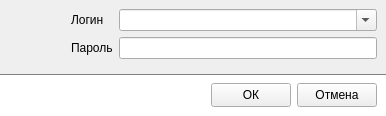
<?xml version="1.0" encoding="UTF-8"?>
<ui version="4.0">
 <class>MLoginDialog</class>
 <widget class="QDialog" name="MLoginDialog">
  <property name="geometry">
   <rect>
    <x>0</x>
    <y>0</y>
    <width>386</width>
    <height>112</height>
   </rect>
  </property>
  <property name="windowTitle">
   <string>Dialog</string>
  </property>
  <property name="sizeGripEnabled">
   <bool>false</bool>
  </property>
  <property name="modal">
   <bool>true</bool>
  </property>
  <layout class="QVBoxLayout" name="verticalLayout">
   <property name="margin">
    <number>0</number>
   </property>
   <item>
    <widget class="QWidget" name="widget_2" native="true">
     <layout class="QGridLayout" name="gridLayout">
      <item row="1" column="3">
       <widget class="QLineEdit" name="lineEdit">
        <property name="echoMode">
         <enum>QLineEdit::Password</enum>
        </property>
       </widget>
      </item>
      <item row="0" column="2">
       <widget class="QLabel" name="label">
        <property name="text">
         <string>Логин</string>
        </property>
       </widget>
      </item>
      <item row="0" column="0" rowspan="2">
       <widget class="QLabel" name="label_3">
        <property name="minimumSize">
         <size>
          <width>46</width>
          <height>46</height>
         </size>
        </property>
        <property name="maximumSize">
         <size>
          <width>46</width>
          <height>46</height>
         </size>
        </property>
        <property name="text">
         <string/>
        </property>
        <property name="pixmap">
         <pixmap resource="MLoginDialog_Icons.qrc">:/MLoginDialog_Icons/login.png</pixmap>
        </property>
        <property name="scaledContents">
         <bool>true</bool>
        </property>
       </widget>
      </item>
      <item row="1" column="2">
       <widget class="QLabel" name="label_2">
        <property name="text">
         <string>Пароль</string>
        </property>
       </widget>
      </item>
      <item row="0" column="3">
       <widget class="QComboBox" name="comboBox">
        <property name="editable">
         <bool>true</bool>
        </property>
       </widget>
      </item>
      <item row="0" column="1">
       <spacer name="horizontalSpacer_2">
        <property name="orientation">
         <enum>Qt::Horizontal</enum>
        </property>
        <property name="sizeType">
         <enum>QSizePolicy::Fixed</enum>
        </property>
        <property name="sizeHint" stdset="0">
         <size>
          <width>10</width>
          <height>20</height>
         </size>
        </property>
       </spacer>
      </item>
     </layout>
    </widget>
   </item>
   <item>
    <widget class="QWidget" name="wgt_Buttons" native="true">
     <property name="sizePolicy">
      <sizepolicy hsizetype="Preferred" vsizetype="Fixed">
       <horstretch>0</horstretch>
       <verstretch>0</verstretch>
      </sizepolicy>
     </property>
     <property name="styleSheet">
      <string notr="true">#wgt_Buttons
{
	background: white;
	border-top: 1px solid gray;
}</string>
     </property>
     <layout class="QHBoxLayout" name="horizontalLayout">
      <item>
       <spacer name="horizontalSpacer">
        <property name="orientation">
         <enum>Qt::Horizontal</enum>
        </property>
        <property name="sizeHint" stdset="0">
         <size>
          <width>193</width>
          <height>20</height>
         </size>
        </property>
       </spacer>
      </item>
      <item>
       <widget class="QToolButton" name="tBt_Ok">
        <property name="minimumSize">
         <size>
          <width>80</width>
          <height>24</height>
         </size>
        </property>
        <property name="text">
         <string>ОК</string>
        </property>
       </widget>
      </item>
      <item>
       <widget class="QToolButton" name="tBt_Cancel">
        <property name="minimumSize">
         <size>
          <width>80</width>
          <height>24</height>
         </size>
        </property>
        <property name="text">
         <string>Отмена</string>
        </property>
       </widget>
      </item>
     </layout>
    </widget>
   </item>
  </layout>
 </widget>
 <tabstops>
  <tabstop>comboBox</tabstop>
  <tabstop>lineEdit</tabstop>
  <tabstop>tBt_Ok</tabstop>
  <tabstop>tBt_Cancel</tabstop>
 </tabstops>
 <resources>
  <include location="MLoginDialog_Icons.qrc"/>
 </resources>
 <connections>
  <connection>
   <sender>tBt_Ok</sender>
   <signal>clicked()</signal>
   <receiver>MLoginDialog</receiver>
   <slot>accept()</slot>
   <hints>
    <hint type="sourcelabel">
     <x>250</x>
     <y>90</y>
    </hint>
    <hint type="destinationlabel">
     <x>192</x>
     <y>55</y>
    </hint>
   </hints>
  </connection>
  <connection>
   <sender>tBt_Cancel</sender>
   <signal>clicked()</signal>
   <receiver>MLoginDialog</receiver>
   <slot>reject()</slot>
   <hints>
    <hint type="sourcelabel">
     <x>336</x>
     <y>90</y>
    </hint>
    <hint type="destinationlabel">
     <x>192</x>
     <y>55</y>
    </hint>
   </hints>
  </connection>
 </connections>
</ui>
